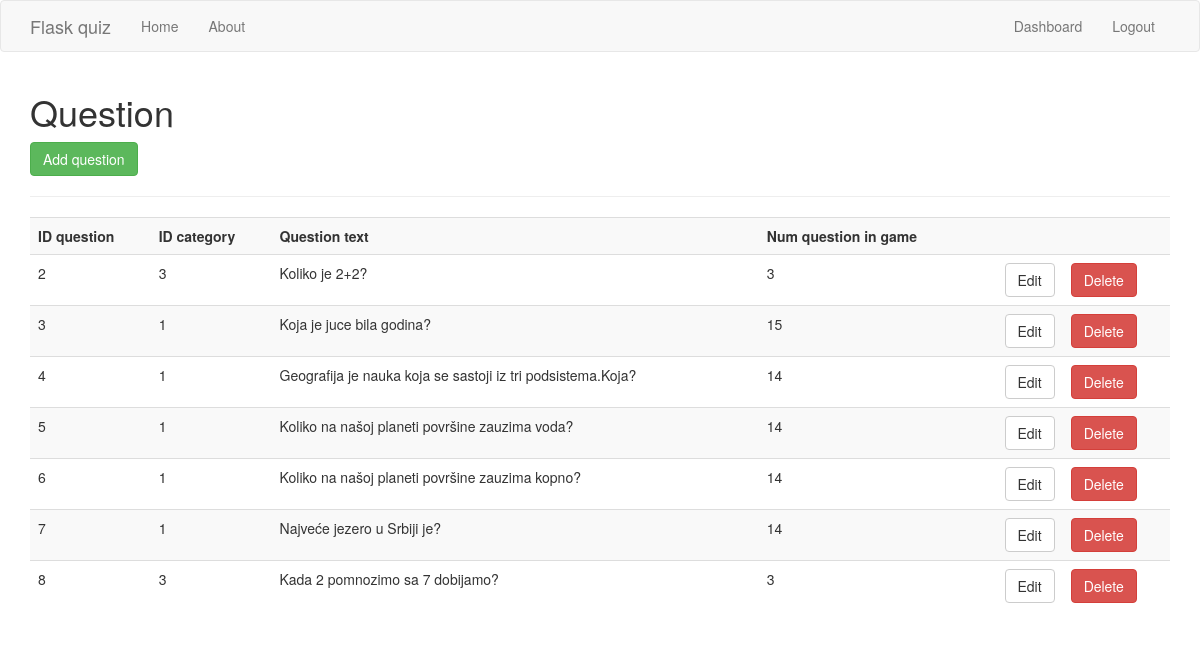
Page /question (signed in) on the committed database.
### quiz/models.py (models this page shows)
class Question(db.Model):
    id_question = db.Column(db.Integer, primary_key=True)
    id_category = db.Column(db.Integer, db.ForeignKey('category.id_category'))
    question_text = db.Column(db.String(256))
    num_question_in_game = db.Column(db.Integer)

### quiz/quiz/routes.py (the view)
@quiz.route('/question', methods=['GET', 'POST'])
@is_logged_in
def question():
    global conn
    try:
        conn = sqlite3.connect("quiz.db")
    except Error as e:
        print(e)
    cur = conn.cursor()
    result_q = cur.execute("SELECT * FROM question")
    questions = cur.fetchall()
    if result_q:
        return render_template('question.html', questions=questions)
    else:
        msg = 'No question Found'
        return render_template('dashboard.html', msg=msg)

### quiz/users/__utils__.py (called while the page is built)
def is_logged_in(f):
    @wraps(f)
    def wrap(*args, **kwargs):
        if 'logged_in' in session:
            return f(*args, **kwargs)
        else:
            flash('Unauthorized, Please login', 'danger')
            return redirect(url_for('login'))
    return wrap

### quiz/templates/question.html (shortened to what this page needs)
{% extends "layout.html" %}
{% block body %}
  <h1>Question</h1>
  <a class="btn btn-success" href="/question_add">Add question</a>
  <hr>
  <table class="table table-striped">
    <tr>
      <th>ID question</th>
      <th>ID category</th>
      <th>Question text</th>
      <th>Num question in game</th>
      <th></th>
      <th></th>
    </tr>
    {% for question in questions %}
      <tr>
        <td>{{question[0]}}</td>
        <td>{{question[1]}}</td>
        <td>{{question[2]}}</td>
        <td>{{question[3]}}</td>
        <td><a href="question_edit/{{question[0]}}" class="btn btn-default pull-right">Edit</a></td>
        <td>
          <form action="{{url_for('quiz.question_delete', qd_id=question[0])}}" method="post">
            <input type="submit" value="Delete" class="btn btn-danger">
          </form>
        </td>
      </tr>
    {% endfor %}
  </table>
{% endblock %}

### rows in the picture
Question: id_question "2", id_category "3", question_text "Koliko je 2+2?", num_question_in_game "3"
Question: id_question "3", id_category "1", question_text "Koja je juce bila godina?", num_question_in_game "15"
Question: id_question "4", id_category "1", question_text "Geografija je nauka koja se sastoji iz tri podsistema.Koja?", num_question_in_game "14"
Question: id_question "5", id_category "1", question_text "Koliko na našoj planeti površine zauzima voda?", num_question_in_game "14"
Question: id_question "6", id_category "1", question_text "Koliko na našoj planeti površine zauzima kopno?", num_question_in_game "14"
Question: id_question "7", id_category "1", question_text "Najveće jezero u Srbiji je?", num_question_in_game "14"
Question: id_question "8", id_category "3", question_text "Kada 2 pomnozimo sa 7 dobijamo?", num_question_in_game "3"
